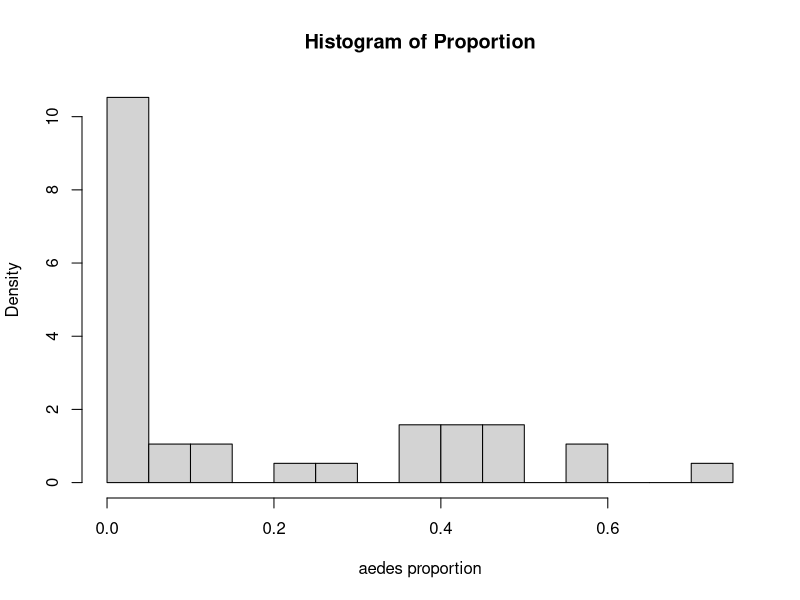
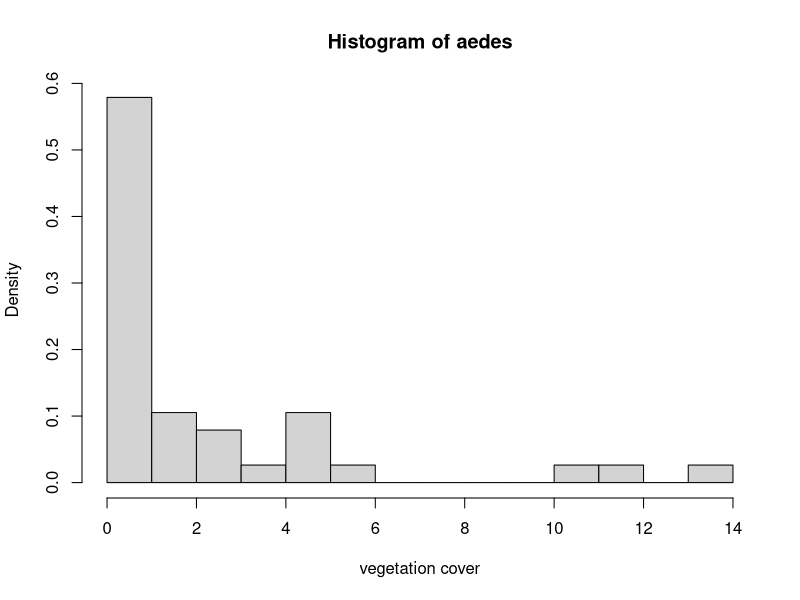
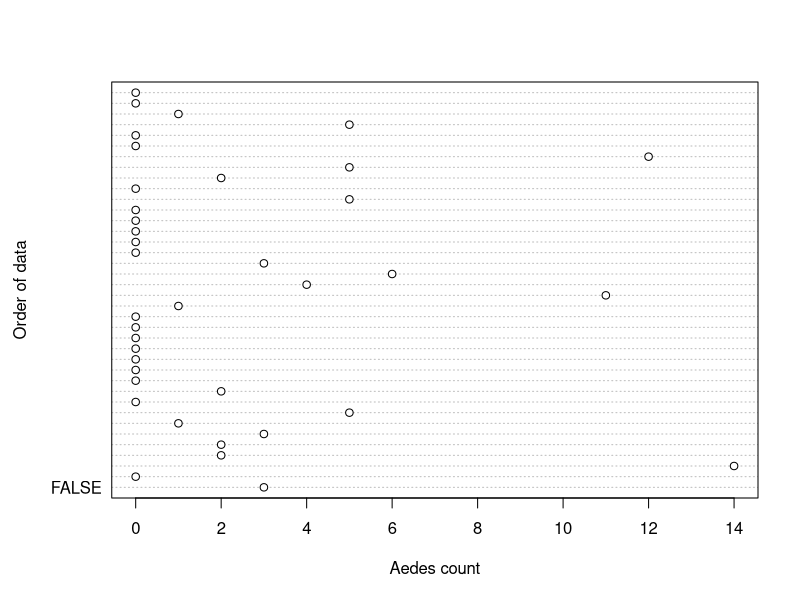
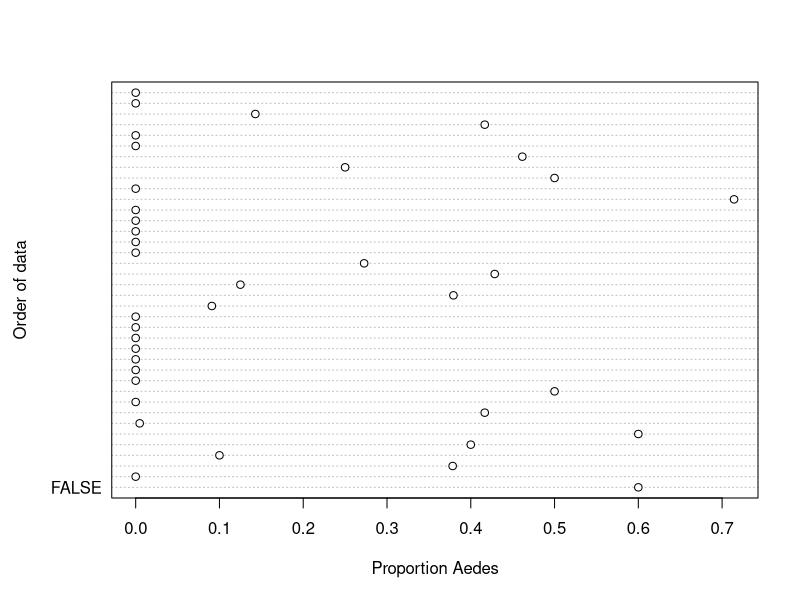
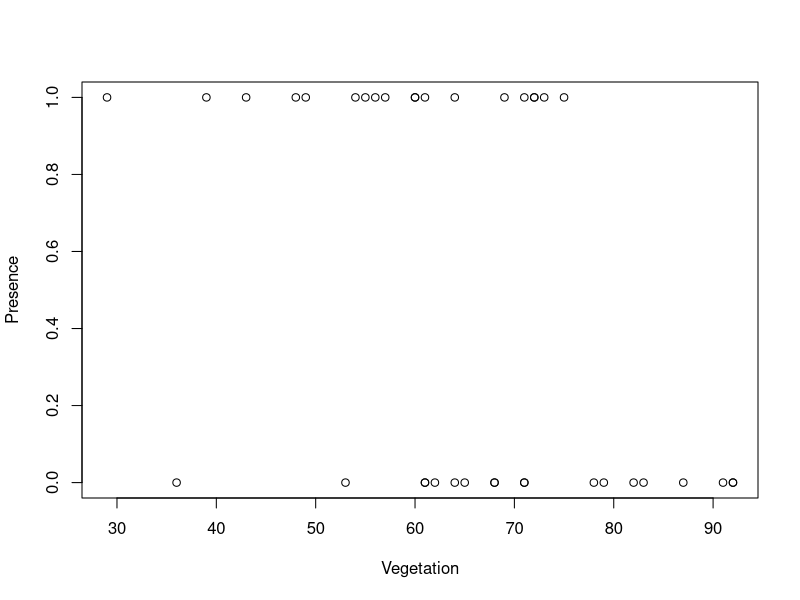
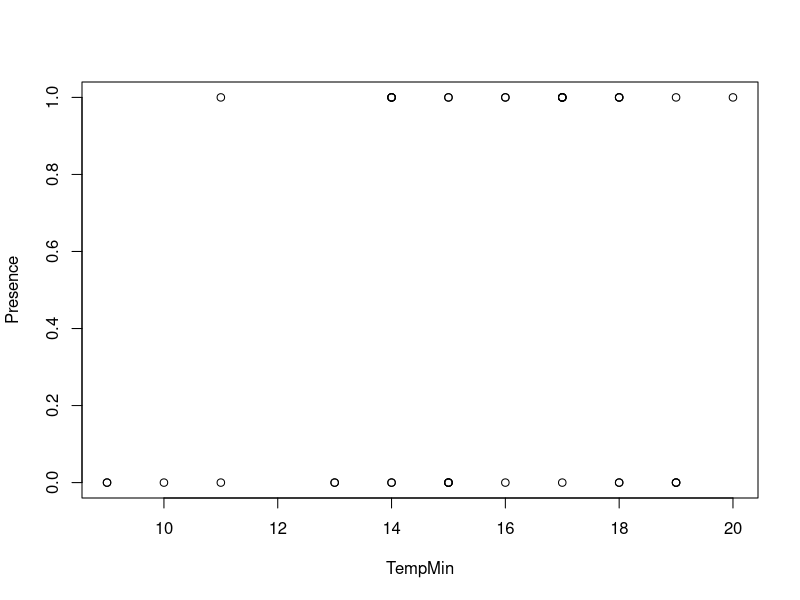
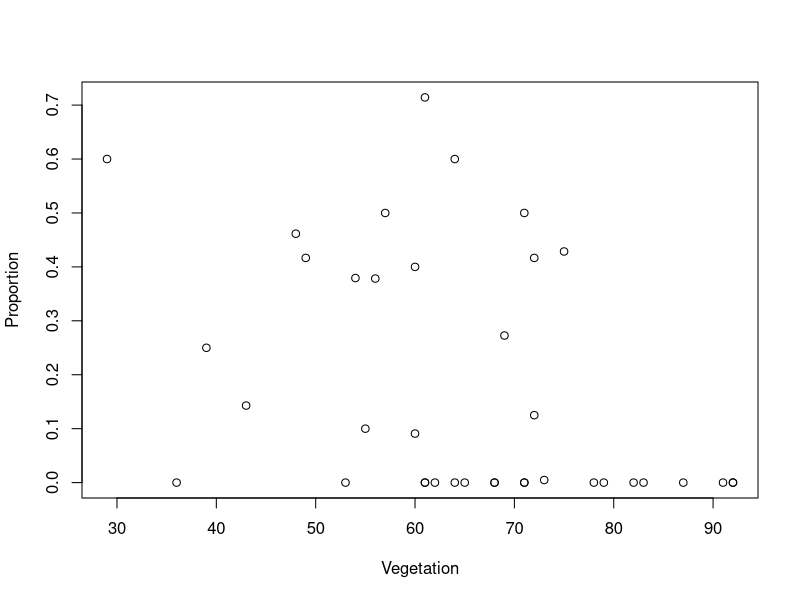
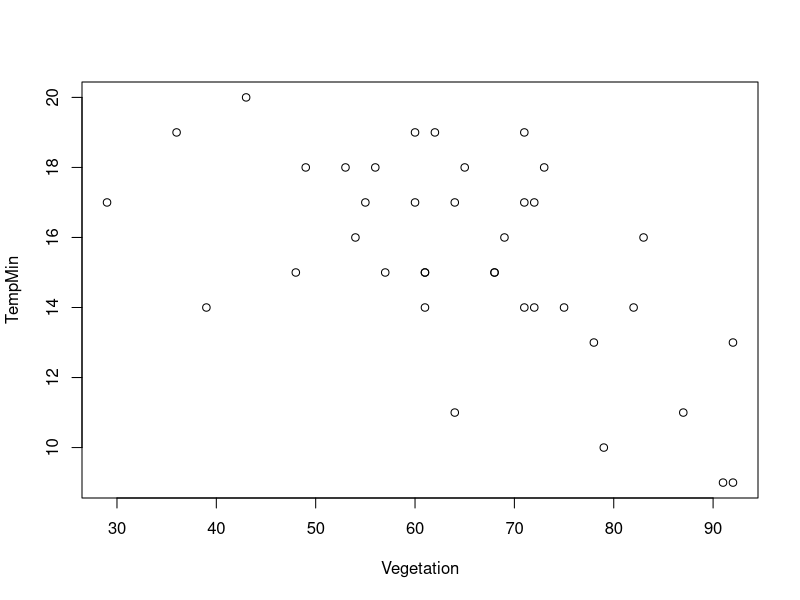

The R source for these figures, in order:
## ---- chunk 1
# This code block sets up the r session when the page is rendered to html
# include = FALSE means that it will not be included in the html document

# Write every code block to the html document 
knitr::opts_chunk$set(echo = TRUE)

# Write the results of every code block to the html document 
knitr::opts_chunk$set(eval = TRUE)

# Define the directory where images generated by knit will be saved
knitr::opts_chunk$set(fig.path = "images/04-B/")

# Set the web address where R will look for files from this repository
# Do not change this address
repo_url <- "https://raw.githubusercontent.com/fukamilab/BIO202/master/"
## ---- chunk 2

# Read in my data from data folder in your working directory
aedes_dat <- read.csv("data/AedesData_EcoStats_Example.csv") 

attach(aedes_dat)

## ---- chunk 3

hist(Proportion, breaks=16, xlab = "aedes proportion", freq = FALSE)
hist(aedes, breaks=16, xlab = "vegetation cover", freq = FALSE)

dotchart(aedes, xlab = "Aedes count",
         ylab = "Order of data", labels = F)
dotchart(Proportion, xlab = "Proportion Aedes",
         ylab = "Order of data", labels = F)

plot(Vegetation,Presence)
plot(TempMin, Presence)
plot(Vegetation,Proportion)

#quick visual check of veg/temp covariation
plot(Vegetation,TempMin)
cor(Vegetation,TempMin) #Pearson correlation coefficient (default)

## ---- chunk 4

model1 <- glm(Presence ~ Vegetation + TempMin, family = binomial(link = "logit"),
          data = aedes_dat)

summary(model1)

#load car library for easy VIF function
library(car)
vif(model1)

## ---- chunk 5

model2 <- glm(Presence ~ Vegetation, family = binomial(link = "logit"),
          data = aedes_dat)

summary(model2)

## ---- chunk 6

#create new covariate values within observed range for predictions
pred1 <- data.frame(Vegetation = seq(from = 20,
                                    to = 95, by = 5))

Pred <- predict(model2, newdata = pred1, type = "response")

plot(x = Vegetation, y = Presence)
lines(pred1$Vegetation, Pred)

## ---- chunk 7
# LR test by dropping each term shows that Vegetation should be retained.
drop1(model1, test = "Chi")

## ---- chunk 8

model3 <- glm(Proportion ~ Vegetation, family = binomial,
          data = aedes_dat)

summary(model3)

## ---- chunk 9

hist(Total, breaks=50, xlab = "Total mosquitoes", main = NULL, freq = FALSE)

dotchart(Total, xlab = "Total mosquitoes",
         ylab = "Order of data", labels = F)

plot(Vegetation,Total)

## ---- chunk 10

total.mod1 <- glm(Total ~ Vegetation, family = poisson,
          data = aedes_dat)

summary(total.mod1)

## ---- chunk 11

Pred2 <- predict(total.mod1, newdata = pred1, type = "response")

plot(x = Vegetation, y = Total)
lines(pred1$Vegetation, Pred2)

